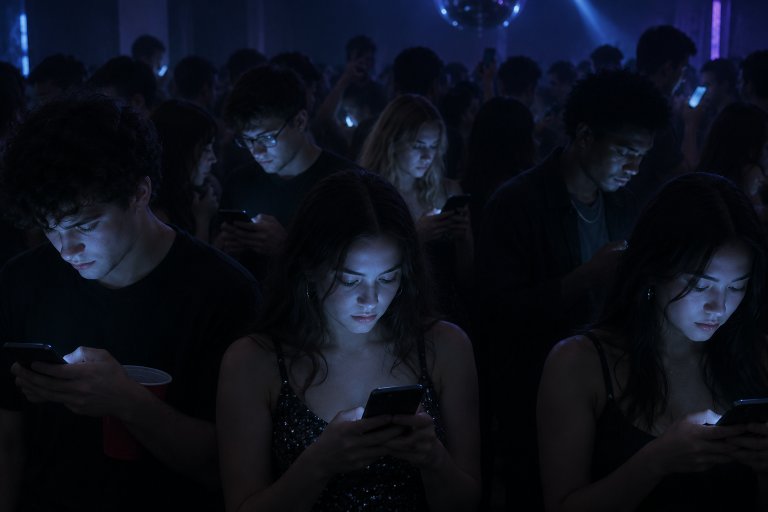
#> input picture 01-hook-thumbnail.png, 1536 x 1024 px (shown at 1/2 size); the run also reads 3 pictures not shown here
$ python film.py
#> lines starting #> are read from the running program, lines starting #| are printed output that depends on the picture
### build/vox.py
#!/usr/bin/env python3
"""Layered keyframe animation toolkit for the TRYB Vox-style film.

The point of this module: a frame is not a picture that drifts. It is a STACK
OF LAYERS, each with its own keyframes and its own start time. Arrows draw
themselves on, paper strips snap in one after another, bars grow, counters
count up, cutouts pop in sequence. Everything is stepped on twos.
"""
import math, os, random
from PIL import Image, ImageDraw, ImageFilter, ImageChops, ImageFont, ImageEnhance

ROOT = os.path.dirname(os.path.dirname(os.path.abspath(__file__)))
FONTS = os.path.join(ROOT, "build", "fonts")

W, H = 1920, 1080
FPS = 12
PAD = 26          # shadow margin that paper() adds around its content

INK = (32, 26, 20)
ORANGE = (235, 100, 46)
CREAM = (244, 233, 213)
KRAFT = (214, 190, 152)
RED = (198, 48, 34)

TEAL = (24, 74, 78)
BRICK = (150, 46, 30)
MUSTARD = (206, 142, 26)
TRYB = (228, 88, 40)

F_HEAD = os.path.join(FONTS, "BigShoulders-Bold.ttf")
F_HAND = os.path.join(FONTS, "NothingYouCouldDo-Regular.ttf")
F_BODY = os.path.join(FONTS, "WorkSans-Bold.ttf")


def font(path, size):
    return ImageFont.truetype(path, size)


# ----------------------------------------------------------------- easing
def linear(t): return t
def out_cubic(t): return 1 - (1 - t) ** 3
def out_quint(t): return 1 - (1 - t) ** 5
def in_out(t): return t * t * (3 - 2 * t)


# [13 lines left out: functions back_out, kf, not called in this run]


# ----------------------------------------------------------------- paper
def _torn_mask(w, h, seed, amp=7, step=11, ss=3):
    """Irregular torn edge, drawn supersampled so the edge is antialiased."""
    W2, H2 = w * ss, h * ss
    m = Image.new("L", (W2, H2), 0)
    d = ImageDraw.Draw(m)
    rnd = random.Random(seed)
    a, st = amp * ss, step * ss
    pts = []
    for x in range(0, W2 + st, st):
        pts.append((min(x, W2), max(0, rnd.uniform(0, a))))
    for y in range(0, H2 + st, st):
        pts.append((W2 - max(0, rnd.uniform(0, a)), min(y, H2)))
    for x in range(W2, -st, -st):
        pts.append((max(x, 0), H2 - max(0, rnd.uniform(0, a))))
    for y in range(H2, -st, -st):
        pts.append((max(0, rnd.uniform(0, a)), max(y, 0)))
    d.polygon(pts, fill=255)
    return m.resize((w, h), Image.LANCZOS)


def paper(w, h, colour, seed=0, torn=True, grain=True, shadow=True):
    """A rectangle of cardstock with torn edges and a soft drop shadow."""
    w, h = max(2, int(w)), max(2, int(h))
    base = Image.new("RGBA", (w, h), colour + (255,))
    if grain:
        n = Image.effect_noise((w, h), 9).convert("L")
        base = Image.composite(
            ImageEnhance.Brightness(base.convert("RGB")).enhance(1.03).convert("RGBA"),
            base, n.point(lambda v: 255 if v > 140 else 0))
    base.putalpha(_torn_mask(w, h, seed) if torn else Image.new("L", (w, h), 255))
    if not shadow:
        return base
    pad = 26
    out = Image.new("RGBA", (w + pad * 2, h + pad * 2), (0, 0, 0, 0))
    sh = Image.new("RGBA", out.size, (0, 0, 0, 0))
    sh.paste((25, 18, 12, 105), (pad + 3, pad + 7), base.getchannel("A"))
    out.alpha_composite(sh.filter(ImageFilter.GaussianBlur(11)))
    out.alpha_composite(base, (pad, pad))
    return out


def label(text, fnt, bg=CREAM, colour=INK, px=30, py=16, seed=0, torn=True):
    """Text on its own torn paper strip, padded correctly inside the shadow margin."""
    tl = text_layer(text, fnt, colour)
    card = paper(tl.width + px * 2, tl.height + py * 2, bg, seed, torn=torn)
    card.alpha_composite(tl, (PAD + px, PAD + py))
    return card


# [27 lines left out: function circle_portrait, not called in this run]


def tape(w=150, h=44, angle=-7, seed=0):
    t = Image.new("RGBA", (w, h), (0, 0, 0, 0))
    d = ImageDraw.Draw(t)
    d.rectangle([0, 0, w, h], fill=(230, 209, 165, 150))
    for i in range(0, w, 8):
        d.line([(i, 0), (i, h)], fill=(214, 190, 146, 60))
    rnd = random.Random(seed)
    for y in (0, h - 1):
        for x in range(0, w, 3):
            if rnd.random() < .6:
                d.rectangle([x, y, x + 2, y], fill=(0, 0, 0, 0))
    return t.rotate(angle, expand=True, resample=Image.BICUBIC)


# ----------------------------------------------------------------- photo
_HT_CACHE = {}


# [27 lines left out: function halftone, not called in this run]


def photo_card(path, w, halftone_it=True, dots=170, seed=3, mono=True):
    """A torn photographic print built at width `w`.

    Every metric (border, dot pitch, shadow) scales with `w`, so a caller can
    build at 2x the display size and composite at base=0.5. Rotation and
    in-between scales then resample a larger source and stay crisp instead of
    smearing the dot screen.
    """
    w = int(w)
    if halftone_it:
        im = halftone(path, w, max(2, round(w / dots)), mono)
    else:
        src = Image.open(os.path.join(ROOT, path)).convert("RGB")
        im = src.resize((w, round(src.height * w / src.width)), Image.LANCZOS)

    b = max(6, round(w * 0.021))
    cw, ch = im.width + b * 2, im.height + b * 2
    card = Image.new("RGBA", (cw, ch), (247, 241, 227, 255))
    card.paste(im, (b, b))
    card.putalpha(_torn_mask(cw, ch, seed, amp=max(4, round(w * .007)),
                             step=max(8, round(w * .015))))
    pad = max(12, round(w * 0.030))
    out = Image.new("RGBA", (cw + pad * 2, ch + pad * 2), (0, 0, 0, 0))
    sh = Image.new("RGBA", out.size, (0, 0, 0, 0))
    sh.paste((25, 18, 12, 110), (pad + max(2, round(w * .004)), pad + max(4, round(w * .009))),
             card.getchannel("A"))
    out.alpha_composite(sh.filter(ImageFilter.GaussianBlur(max(5, w * 0.014))))
    out.alpha_composite(card, (pad, pad))
    return out


_LOGO = {}


def logo(width, colour=CREAM):
    """The real tryb wordmark, alpha-keyed off the brand palette artwork.

    The palette file is the cream mark on flat orange, so projecting each pixel
    onto the orange->cream axis recovers a clean antialiased alpha channel.
    Never re-letter the mark with a script font — the shapes are custom.
    """
    key = (width, colour)
    if key in _LOGO:
        return _LOGO[key]
    import numpy as np
    src = Image.open(os.path.join(ROOT, "Brand Palette Background Color.png")).convert("RGB")
    a = np.asarray(src).astype(np.float32)
    o = np.array([235, 100, 46], np.float32)      # ground
    c = np.array([242, 220, 196], np.float32)     # mark
    d = c - o
    t = ((a - o) @ d) / float(d @ d)
    alpha = np.clip(t, 0, 1)
    m = Image.fromarray((alpha * 255).astype("uint8"), "L")

    bbox = m.point(lambda v: 255 if v > 28 else 0).getbbox()
    m = m.crop(bbox)
    h = round(m.height * width / m.width)
    m = m.resize((width, h), Image.LANCZOS)
    out = Image.new("RGBA", (width, h), colour + (0,))
    out.putalpha(m)
    _LOGO[key] = out
    return out


# ----------------------------------------------------------------- ink
def ink_path(pts, reveal=1.0, width=9, colour=INK, arrow=True, pad=60):
    """A hand-drawn stroke that DRAWS ITSELF ON as reveal goes 0->1."""
    if reveal <= 0:
        return None, (0, 0)
    xs = [p[0] for p in pts]; ys = [p[1] for p in pts]
    x0, y0 = min(xs) - pad, min(ys) - pad
    im = Image.new("RGBA", (int(max(xs) - x0 + pad), int(max(ys) - y0 + pad)), (0, 0, 0, 0))
    d = ImageDraw.Draw(im)
    P = [(x - x0, y - y0) for x, y in pts]

    # cumulative length so reveal is even along the stroke
    seg = [math.dist(P[i], P[i + 1]) for i in range(len(P) - 1)]
    total = sum(seg) or 1
    want = total * min(1.0, reveal)
    drawn, acc = [P[0]], 0.0
    for i, s in enumerate(seg):
        if acc + s <= want:
            drawn.append(P[i + 1]); acc += s
        else:
            f = (want - acc) / s
            drawn.append((P[i][0] + (P[i + 1][0] - P[i][0]) * f,
                          P[i][1] + (P[i + 1][1] - P[i][1]) * f))
            break
    if len(drawn) > 1:
        d.line(drawn, fill=colour, width=width, joint="curve")
        for p in drawn[::3]:                      # thicken like a marker
            d.ellipse([p[0] - width / 2, p[1] - width / 2,
                       p[0] + width / 2, p[1] + width / 2], fill=colour)
    if arrow and reveal > .93 and len(drawn) > 1:
        a, b = drawn[-2], drawn[-1]
        ang = math.atan2(b[1] - a[1], b[0] - a[0])
        L, spread = width * 4.4, .46
        d.polygon([b,
                   (b[0] - L * math.cos(ang - spread), b[1] - L * math.sin(ang - spread)),
                   (b[0] - L * math.cos(ang + spread), b[1] - L * math.sin(ang + spread))],
                  fill=colour)
    return im, (x0, y0)


def ink_ellipse(cx, cy, rx, ry, reveal=1.0, width=8, colour=RED, turns=1.06):
    """An annotation circle scribbled around something."""
    pts = []
    n = 64
    for i in range(n + 1):
        a = -math.pi / 2 + turns * 2 * math.pi * i / n
        w = 1 + .035 * math.sin(i * .9)
        pts.append((cx + rx * w * math.cos(a), cy + ry * w * math.sin(a)))
    return ink_path(pts, reveal, width, colour, arrow=False)


# ----------------------------------------------------------------- type
def text_layer(text, fnt, colour=INK, spacing=1.02, align="left"):
    lines = text.split("\n")
    tmp = ImageDraw.Draw(Image.new("RGBA", (1, 1)))
    wid = max(int(tmp.textlength(l, font=fnt)) for l in lines)
    lh = int(fnt.size * spacing)
    im = Image.new("RGBA", (wid + 8, lh * len(lines) + int(fnt.size * .45)), (0, 0, 0, 0))
    d = ImageDraw.Draw(im)
    for i, l in enumerate(lines):
        x = 0 if align == "left" else (wid - int(d.textlength(l, font=fnt))) // (
            2 if align == "center" else 1)
        d.text((x, i * lh), l, font=fnt, fill=colour)
    return im


# [33 lines left out: functions words_layer, counter_layer, not called in this run]


# ----------------------------------------------------------------- ground
_FIELD = {}


# [17 lines left out: function field, not called in this run]


# ----------------------------------------------------------------- layers
class Layer:
    """One animated element. `img` is a PIL RGBA or a callable(t)->RGBA."""

    def __init__(self, img, x, y, anchor="c", anims=None, jitter=0, z=0, base=1.0):
        self.img, self.x, self.y = img, x, y
        self.anchor, self.anims, self.jitter, self.z = anchor, anims or {}, jitter, z
        self.base = base            # supersample divisor: art built at 1/base size

    # [45 lines left out: functions prop, render, not called in this run]


class Shot:
    def __init__(self, name, ground, dur, layers, whip=0.0):
        self.name, self.ground, self.dur, self.layers = name, ground, dur, layers
        self.whip = whip                          # horizontal exit speed for a whip cut

    # [5 lines left out: function frame, not called in this run]


# ----------------------------------------------------------------- grain
_GRAIN = []


# [8 lines left out: function grain, not called in this run]


def finish(frame, i):
    rgb = frame.convert("RGB")
    return ImageChops.blend(rgb, ImageChops.overlay(rgb, grain(i)), .14)

### build/film.py
#!/usr/bin/env python3
"""TRYB — "Alone, Together". The shot list, built as animated layer stacks.

Every shot composes independently-moving elements. Nothing here is a whole
picture drifting across the screen: strips snap in one after another, arrows
draw themselves on, bars grow, bubbles fall, counters count up.
"""
import math, os, random, shutil
from PIL import Image, ImageDraw
import vox as V
from vox import (Layer, Shot, paper, tape, label, photo_card, halftone, circle_portrait, logo,
                 ink_path, text_layer, words_layer, counter_layer, font, W, H, FPS, PAD,
                 INK, ORANGE, CREAM, KRAFT, RED, TEAL, BRICK, MUSTARD, TRYB,
                 F_HEAD, F_HAND, F_BODY, back_out, out_cubic, out_quint, linear)

OUT = os.path.join(V.ROOT, "frames")

DARK = {TEAL, BRICK, TRYB}                       # grounds that need cream type


def ink_for(ground):
    return CREAM if ground in DARK else INK


def hand_for(ground):
    return (247, 220, 198) if ground in DARK else (120, 104, 84)


# ----------------------------------------------------------------- builders
def headline(txt, ground, size=88, x=110, y=None, t0=.06, dur=.5):
    f = font(F_HEAD, size)
    col = ink_for(ground)
    return Layer(lambda t: words_layer(txt, f, max(0, (t - t0) / dur), col),
                 x, y if y is not None else H // 2, anchor="tl", z=40)


def rule(x, y, w, ground, t0=.42):
    col = ORANGE if ground not in (TRYB, BRICK) else CREAM

    # [5 lines left out: function mk, not called in this run]
    return Layer(mk, x - 14, y - 14, anchor="tl", z=41)


def kicker(txt, x, y, ground, t0=.55):
    f = font(F_HAND, 46)
    col = hand_for(ground)
    return Layer(lambda t: words_layer(txt, f, max(0, (t - t0) / .4), col, per=.4),
                 x, y, anchor="tl", z=41)


def stroke(pts, t0, t1, width=9, colour=INK, arrow=True, z=60):
    _, off = ink_path(pts, 1.0, width, colour, arrow, 60)

    # [4 lines left out: function mk, not called in this run]
    return Layer(mk, off[0], off[1], anchor="tl", z=z)


def photo(path, disp_w, **kw):
    """Build a print at up to 2x the display width; return (image, base scale)."""
    src_w = Image.open(os.path.join(V.ROOT, path)).width
    if kw.get("halftone_it", True):
        build = int(disp_w * 2)                 # dots are generated, so 2x is free
    else:
        build = int(min(disp_w * 2, max(disp_w, src_w)))   # never upscale a photo
    return photo_card(path, build, **kw), disp_w / build


def face(cx, cy, r, disp=200):
    build = int(min(disp * 2, 2 * r))
    return circle_portrait("09-curated-matches.png", cx, cy, r, build), disp / build


def annot_circle(cx, cy, rx, ry, t0, t1, colour=RED, width=8, z=60):
    """A pen circle scribbled around something, drawn on over time."""
    _, off = V.ink_ellipse(cx, cy, rx, ry, 1.0, width, colour)

    # [4 lines left out: function mk, not called in this run]
    return Layer(mk, off[0], off[1], anchor="tl", z=z)


def pop(t0, dur=.38, scale=1.0):
    """Snap in with overshoot — the signature paper-cutout entrance."""
    return {"scale": [(t0, t0 + dur, 0.62 * scale, scale, back_out)],
            "alpha": [(t0, t0 + dur * .35, 0, 1, linear)]}


def slide(t0, dx=0, dy=0, dur=.5):
    return {"dx": [(t0, t0 + dur, dx, 0, out_quint)],
            "dy": [(t0, t0 + dur, dy, 0, out_quint)],
            "alpha": [(t0, t0 + dur * .3, 0, 1, linear)]}


def fade(t0, dur=.5):
    return {"alpha": [(t0, t0 + dur, 0, 1, out_cubic)]}


# ══════════════════════════════════════════════════════════════════ SHOTS
def sc01_hook():
    """Crowd lands, headline lands word by word, one figure gets circled in red."""
    g = TEAL
    _hook_img, _hook_b = photo("01-hook-thumbnail.png", 980, halftone_it=False, seed=11)
#> in photo, `build = int(min(disp_w * 2, max(disp_w, src_w)))`: build = 1536
#> in photo_card, src is the input picture: PIL image 1536x1024 RGB; mean R, G, B 12, 15.2, 25.6
#> in photo_card, `b = max(6, round(w * 0.021))`: b = 32
#> in photo_card, `cw, ch = im.width + b * 2, im.height + b * 2`: cw = 1600; ch = 1088
#> in photo_card, `card = Image.new("RGBA", (cw, ch), (247, 241, 227, 255))`:
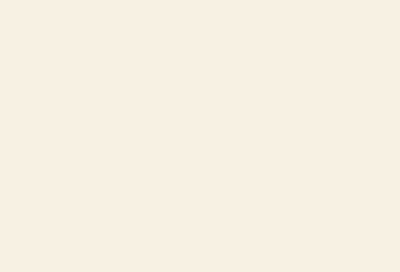
#> card: PIL image 1600x1088 RGBA (shown at 1/4 size); mean R, G, B, A 247, 241, 227, 255
#> in photo_card, `card.paste(im, (b, b))`:
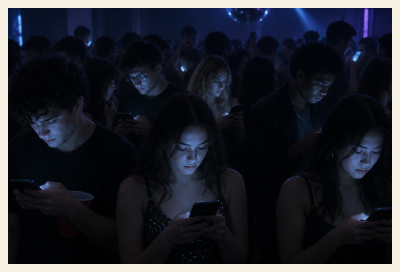
#> card: PIL image 1600x1088 RGBA (shown at 1/4 size); mean R, G, B, A 34.6, 37, 45.1, 255
#> in _torn_mask, `W2, H2 = w * ss, h * ss`: W2 = 4800; H2 = 3264
#> after the loop in _torn_mask, `for x in range(0, W2 + st, st):`: pts = 71 pairs, first value 0 to 4800, second value 0.018 to 32.92
#> after the loop in _torn_mask, `for y in range(0, H2 + st, st):`: pts = 120 pairs, first value 0 to 4800, second value 0 to 3264
#> after the loop in _torn_mask, `for x in range(W2, -st, -st):`: pts = 191 pairs, first value 0 to 4800, second value 0 to 3264
#> after the loop in _torn_mask, `for y in range(H2, -st, -st):`: pts = 240 pairs, first value 0 to 4800, second value 0 to 3264
#> in _torn_mask, `return m.resize((w, h), Image.LANCZOS)`:
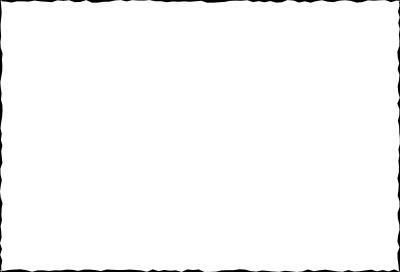
#> returned value: PIL image 1600x1088 L (shown at 1/4 size); min 0, max 255, mean 250.7
#> in photo_card, `pad = max(12, round(w * 0.030))`: pad = 46
#> in photo_card, `sh.paste((25, 18, 12, 110), (pad + max(2, round(w * .004)), pad + max(..`:
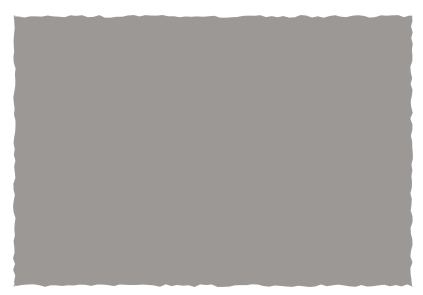
#> sh: PIL image 1692x1180 RGBA (shown at 1/4 size); mean R, G, B, A 21.5, 15.5, 10.3, 94.3; transparent parts drawn white
#> in photo_card, `out.alpha_composite(sh.filter(ImageFilter.GaussianBlur(max(5, w * 0.01..`:
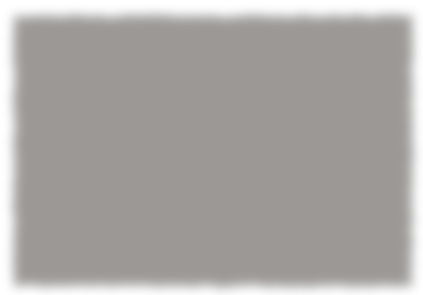
#> out: PIL image 1692x1180 RGBA (shown at 1/4 size); mean R, G, B, A 21.5, 15.5, 10.3, 94.3; transparent parts drawn white
#> in photo_card, `out.alpha_composite(card, (pad, pad))`:
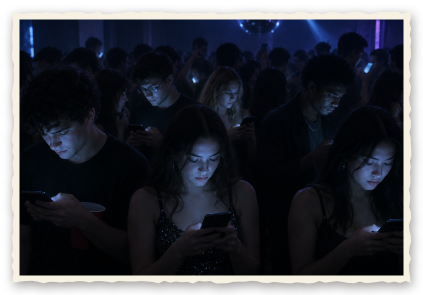
#> out: PIL image 1692x1180 RGBA (shown at 1/4 size); mean R, G, B, A 27.5, 29.5, 36.5, 221.5; transparent parts drawn white
    return Shot("hook", g, 3.0, [
        Layer(_hook_img, 1310, 470, base=_hook_b,
              anims={**slide(.05, dy=-70, dur=.55),
                     "rot": [(.05, .6, -2.4, -1.2, back_out)]}, jitter=1, z=10),
        Layer(tape(150, 44, -9, 2), 1310, 46, anims=pop(.42), z=30),
        headline("We've never been\nmore connected.", g, 92, 110, 370, t0=.28),
        rule(110, 600, 470, g, t0=.84),
        kicker("and never further apart", 116, 626, g, t0=1.0),
        annot_circle(1330, 640, 190, 150, 1.25, 1.95, RED, z=70),
    ])
#> in __init__, `self.img, self.x, self.y = img, x, y`: self.x = 1310; self.y = 470
#> in __init__, `self.anchor, self.anims, self.jitter, self.z = anchor, anims or {}, ji..`: self.anchor = 'c'; self.jitter = 1; self.z = 10
#> in __init__, `self.base = base`: self.base = 0.638
#> in tape, `return t.rotate(angle, expand=True, resample=Image.BICUBIC)`:
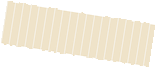
#> returned value: PIL image 156x68 RGBA; mean R, G, B, A 139.6, 127.1, 99.4, 84.2; transparent parts drawn white
#> (the rest of the program and of its run is left out)
